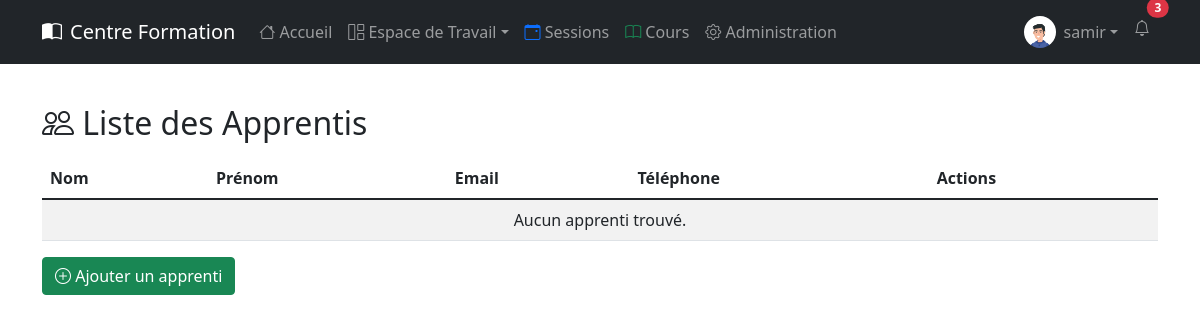
Before: /apprentis/ (signed in) with the older database file.
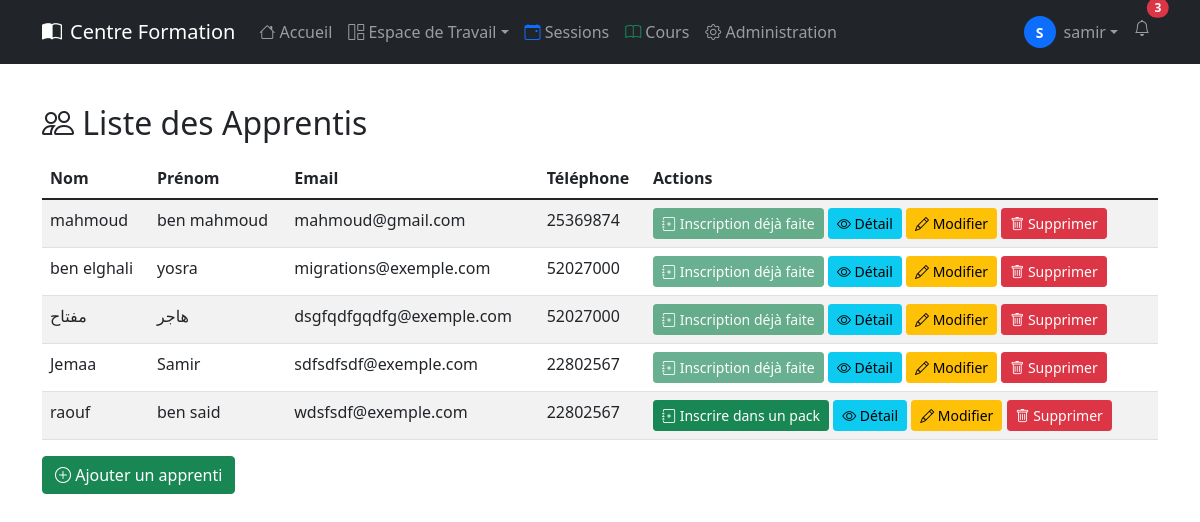
After: the same page with the newer database file.
### accounts/models.py (models this page shows)
class CustomUser(AbstractUser):
    email = models.EmailField(unique=True, verbose_name='adresse email')
    phone_number = models.CharField(max_length=15, blank=True, null=True)
    date_of_birth = models.DateField(blank=True, null=True)
    profile_picture = models.ImageField(
        upload_to='profile_pics/', blank=True, null=True)
    bio = models.TextField(blank=True, null=True)
    USERNAME_FIELD = 'email'
    REQUIRED_FIELDS = ['username']

### apprentis/models.py (models this page shows, shortened)
class Apprenti(models.Model):
    nom = models.CharField(max_length=200, null=True)
    prenom = models.CharField(max_length=200, null=True)
    email = models.EmailField(unique=True, default="migrations@exemple.com")
    date_naissance = models.DateField(null=True, blank=True)
    telephone = models.CharField(max_length=20, blank=True)
    adresse = models.TextField(null=True, blank=True)

### apprentis/views.py (the view)
# urls.py: path("", views.liste_apprentis, name="liste_apprentis"),
@login_required
def liste_apprentis(request):
    apprentis = Apprenti.objects.all()
    context = {
        "apprentis": apprentis,
    }
    return render(request, "apprentis/liste_apprentis.html", context)

### apprentis/templates/apprentis/liste_apprentis.html (shortened to what this page needs)
{% extends 'base.html' %} {% block content %}
  <div class="container mt-4">
    <h2><i class="bi bi-people"></i> Liste des Apprentis</h2>
    <table class="table table-striped mt-3">
      <thead>
        <tr>
          <th>Nom</th>
          <th>Prénom</th>
          <th>Email</th>
          <th>Téléphone</th>
          <th>Actions</th>
        </tr>
      </thead>
      <tbody>
        {% for apprenti in apprentis %}
          <tr>
            <td>{{ apprenti.nom }}</td>
            <td>{{ apprenti.prenom }}</td>
            <td>{{ apprenti.email }}</td>
            <td>{{ apprenti.telephone }}</td>
            <td>
              <a href="{% url 'apprentis:inscrire_pack' apprenti.id %}"
   class="btn btn-success btn-sm {% if apprenti.inscriptions.all %}disabled{% endif %}"
   {% if apprenti.inscriptions.all %}aria-disabled="true"{% endif %}>
   <i class="bi bi-journal-plus"></i>
   {% if apprenti.inscriptions.all %}
     Inscription déjà faite
   {% else %}
     Inscrire dans un pack
   {% endif %}
</a>
              <a href="{% url 'apprentis:detail_apprenti' apprenti.id %}" class="btn btn-info btn-sm"><i class="bi bi-eye"></i> Détail</a>
              <a href="{% url 'apprentis:modifier_apprenti' apprenti.id %}" class="btn btn-warning btn-sm"><i class="bi bi-pencil"></i> Modifier</a>
              <a href="{% url 'apprentis:supprimer_apprenti' apprenti.id %}" class="btn btn-danger btn-sm"><i class="bi bi-trash"></i> Supprimer</a>
            </td>
          </tr>
        {% empty %}
          <tr>
            <td colspan="5" class="text-center">Aucun apprenti trouvé.</td>
          </tr>
        {% endfor %}
      </tbody>
    </table>
    <div class="mt-3">
      <a href="{% url 'apprentis:ajouter_apprenti' %}" class="btn btn-success"><i class="bi bi-plus-circle"></i> Ajouter un apprenti</a>
    </div>
  </div>
{% endblock %}

### templates/base.html (shortened to what this page needs)
<!DOCTYPE html>
<html lang="fr">
  {% include 'header.html' %}
  <body>
    {% include 'nav.html' %}
    <main>
      {% block content %}
      {% endblock %}
    </main>
  </body>
</html>

### templates/header.html (shortened to what this page needs)
<head>
  <link
    href="https://cdn.jsdelivr.net/npm/bootstrap@5.1.3/dist/css/bootstrap.min.css"
    rel="stylesheet"
  />
  <link
    rel="stylesheet"
    href="https://cdn.jsdelivr.net/npm/bootstrap-icons@1.7.2/font/bootstrap-icons.css"
  />
</head>

### templates/nav.html (shortened to what this page needs)
<nav class="navbar navbar-expand-lg navbar-dark bg-dark fixed-top" id="navbar">
  <div class="container">
    <a class="navbar-brand d-flex align-items-center" href="{% url 'home' %}">
      <i class="bi bi-book-half me-2"></i>
      Centre Formation
    </a>
    <div class="collapse navbar-collapse" id="navbarNav">
      <ul class="navbar-nav me-auto">
        <li class="nav-item">
          <a class="nav-link" href="{% url 'home' %}"><i class="bi bi-house"></i> Accueil</a>
        </li>
        {% if user.is_authenticated %}
          <li class="nav-item dropdown">
            <a class="nav-link dropdown-toggle" href="#" id="workspaceDropdown" role="button" data-bs-toggle="dropdown" aria-expanded="false"><i class="bi bi-grid-1x2"></i> Espace de Travail</a>
          </li>
          <li class="nav-item">
            <a class="nav-link" href="{% url 'param:sessionsliste' %}"><i class="bi bi-calendar-event text-primary"></i> Sessions</a>
          </li>
          <li class="nav-item">
            <a class="nav-link" href="{% url 'param:coursliste' %}"><i class="bi bi-book text-success"></i> Cours</a>
          </li>
          {% if user.is_staff %}
            <li class="nav-item">
              <a class="nav-link" href="{% url 'admin:index' %}"><i class="bi bi-gear"></i> Administration</a>
            </li>
          {% endif %}
        {% endif %}
      </ul>
      <ul class="navbar-nav ms-auto">
        {% if user.is_authenticated %}
          <li class="nav-item dropdown">
            <a class="nav-link dropdown-toggle d-flex align-items-center" href="#" id="navbarDropdown" role="button" data-bs-toggle="dropdown" aria-expanded="false">
              {% if user.profile_picture %}
                <img src="{{ user.profile_picture.url }}" alt="{{ user.username }}" class="rounded-circle me-2" width="32" height="32" style="object-fit: cover" />
              {% else %}
                <div class="bg-primary rounded-circle d-flex align-items-center justify-content-center me-2" style="width: 32px; height: 32px">
                  <span class="text-white fw-bold small">{{ user.username|first|upper }}</span>
                </div>
              {% endif %}
              <span class="d-none d-md-inline">{{ user.username }}</span>
            </a>
          </li>
          <li class="nav-item">
            <a class="nav-link position-relative" href="#">
              <i class="bi bi-bell"></i>
              <span class="position-absolute top-0 start-100 translate-middle badge rounded-pill bg-danger">
                3
              </span>
            </a>
          </li>
        {% endif %}
      </ul>
    </div>
  </div>
</nav>
<div style="height: 80px"></div>

Changed rows visible on the page:
changed CustomUser "samir": profile_picture "profile_pics/avatard.jpg" → empty (drawn); username|first (not shown) → "S"; profile_picture: picture removed
added Apprenti: nom "mahmoud", prenom "ben mahmoud", email "mahmoud@gmail.com", telephone "25369874", shows "Inscription déjà faite"
added Apprenti: nom "ben elghali", prenom "yosra", email "migrations@exemple.com", telephone "52027000", shows "Inscription déjà faite"
added Apprenti: nom "مفتاح", prenom "هاجر", email "dsgfqdfgqdfg@exemple.com", telephone "52027000", shows "Inscription déjà faite"
added Apprenti: nom "Jemaa", prenom "Samir", email "sdfsdfsdf@exemple.com", telephone "22802567", shows "Inscription déjà faite"
added Apprenti: nom "raouf", prenom "ben said", email "wdsfsdf@exemple.com", telephone "22802567", shows "Inscrire dans un pack"
Other visible differences:
text no longer shown: "Aucun apprenti trouvé."
